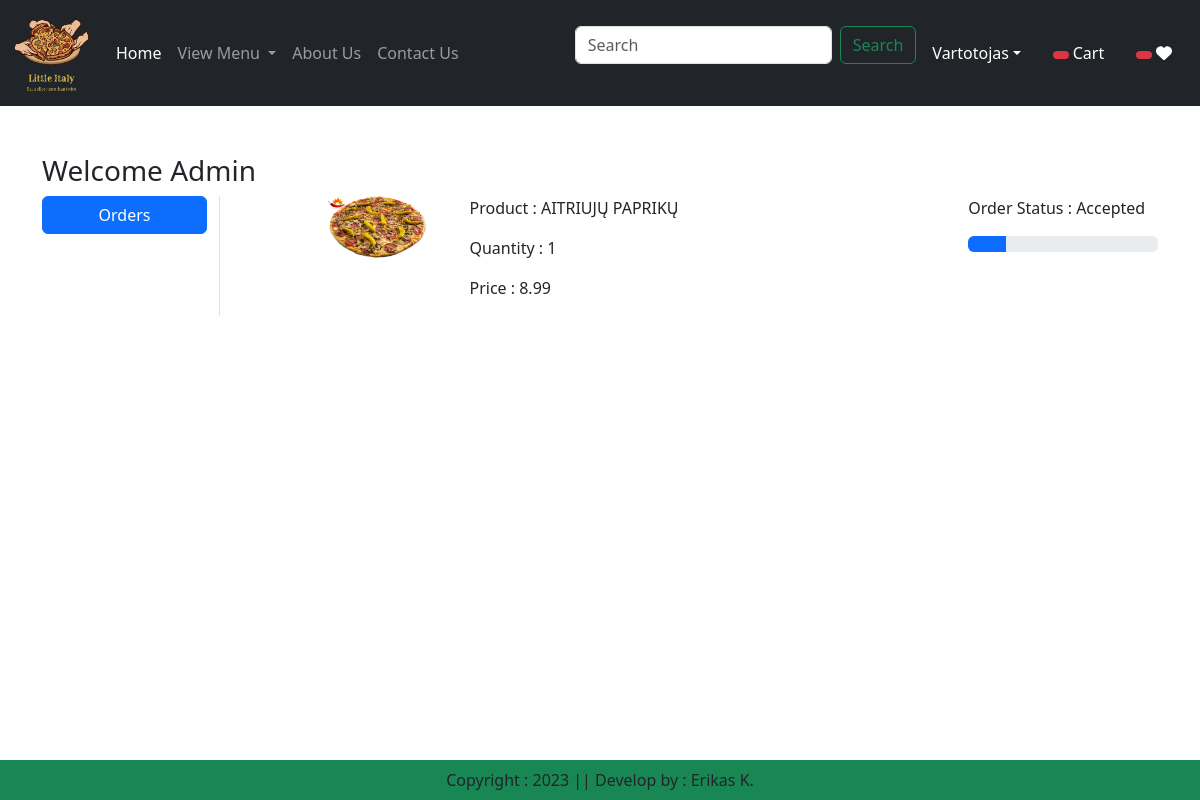
Screenshot of /orders/ (signed in) with the database file from the repository.
### app/models.py (models this page shows, shortened)
class OrderPlaced(models.Model):
    user = models.ForeignKey(User, on_delete=models.CASCADE)
    customer = models.ForeignKey(Customer, on_delete=models.CASCADE)
    product = models.ForeignKey(Product, on_delete=models.CASCADE)
    quantity = models.PositiveIntegerField(default=1)
    ordered_date = models.DateTimeField(auto_now_add=True)
    status = models.CharField(max_length=50, choices=STATUS_CHOICES, default='Pending')
    payment = models.ForeignKey(Payment, on_delete=models.CASCADE, default="")
    @property
    def total_cost(self):
        return self.quantity * self.product.discounted_price

class Product(models.Model):
    title = models.CharField(max_length=100)
    selling_price = models.FloatField()
    discounted_price = models.FloatField(null=True)
    description = models.TextField()
    composition = models.TextField(default='')
    category = models.CharField(choices=CATEGORY_CHOICES, max_length=2)
    product_image = models.ImageField(upload_to='product')

### app/views.py (the view)
# urls.py: path('orders/', views.orders, name='orders'),
def orders(request):
    order_placed = OrderPlaced.objects.filter(user=request.user)
    totalitem = 0
    wishitem = 0
    if request.user.is_authenticated:
        totalitem = len(Cart.objects.filter(user=request.user))
        wishitem = len(Wishlist.objects.filter(user=request.user))
    return render(request, 'app/orders.html', locals())

### app/templates/app/orders.html (shortened to what this page needs)
{% extends "app/base.html" %}
{% load static %}
{% block main-content %}
<div class="container my-5">
  <div class="row">
    <h3>Welcome <span class="text-capitalize">{{request.user}}</span></h3>
    <div class="col-sm-2 border-end">
      <ul class="list-unstyled">
        <li class="d-grid"><a href="{% url 'orders' %}" class="btn btn-primary">Orders</a></li>
      </ul>
    </div>
      <div class="col-sm-9 offset-sm-1">
        {% for op in order_placed %}
        <div class="row">
            <div class="col-sm-2">
                <img src="{{op.product.product_image.url}}" class="img-fluid" height="100" width="100"/>
            </div>
            <div class="col-sm-7">
                <p>Product : {{op.product.title}}</p>
                <p>Quantity : {{op.quantity}}</p>
                <p>Price : {{op.total_cost}}</p>
            </div>
            <div class="col-sm-3">
                <p>Order Status : {{op.status}}</p>
                {% if op.status == 'Accepted' %}
                <div class="progress">
                  <div class="progress-bar" role="progressbar" style="width: 20%" aria-valuenow="20%" aria-valuemin="0"
                       aria-valuemax="100"></div>
                </div>
                {% endif %}
            </div>
        </div>
        {% endfor %}
      </div>
  </div>
</div>
{% endblock main-content %}

### rows the page displays
OrderPlaced: product.product_image (picture), product "AITRIUJŲ PAPRIKŲ", quantity "1", total_cost "8.99", status "Accepted"

### other values shown
{{ request.user }} "Admin"
